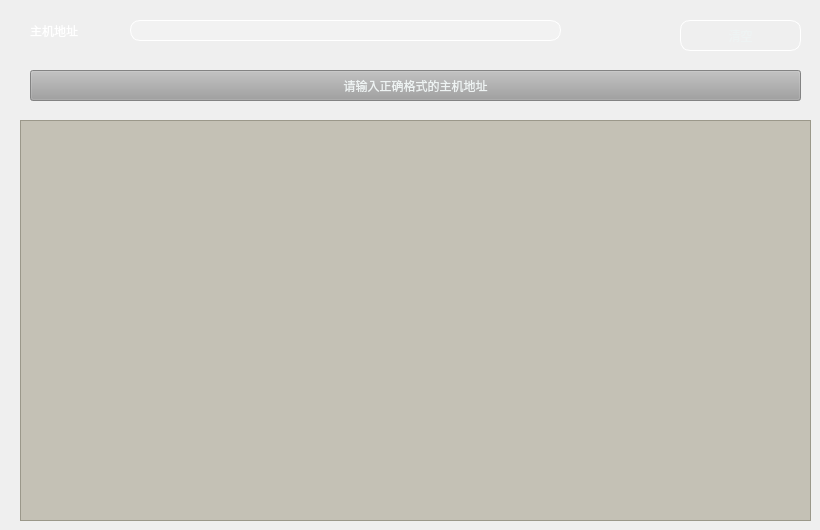
    <widget class="QWidget" name="tab_4">
     <property name="styleSheet">
      <string notr="true">QWidget#tab_4{
border-image: url(:/background/images/background/webscan.jpg);
}</string>
     </property>
     <attribute name="title">
      <string>服务识别</string>
     </attribute>
     <widget class="QLabel" name="label_14">
      <property name="geometry">
       <rect>
        <x>30</x>
        <y>20</y>
        <width>81</width>
        <height>21</height>
       </rect>
      </property>
      <property name="styleSheet">
       <string notr="true">color: rgb(255, 255, 255);
font: 18pt &quot;Al Bayan&quot;;</string>
      </property>
      <property name="text">
       <string>主机地址</string>
      </property>
     </widget>
     <widget class="QLineEdit" name="ServiceAdd_lnEd">
      <property name="geometry">
       <rect>
        <x>130</x>
        <y>20</y>
        <width>431</width>
        <height>21</height>
       </rect>
      </property>
      <property name="styleSheet">
       <string notr="true">background-color: rgba(255,255,255,0.2);
color: rgb(255, 255, 255);
border: 1px solid white;
border-radius: 10px;</string>
      </property>
     </widget>
     <widget class="QPushButton" name="start_ServiceScan_btn">
      <property name="enabled">
       <bool>false</bool>
      </property>
      <property name="geometry">
       <rect>
        <x>30</x>
        <y>70</y>
        <width>771</width>
        <height>31</height>
       </rect>
      </property>
      <property name="styleSheet">
       <string notr="true">QPushButton{
	background-color: rgba(254, 162, 28, 0.6);
	color: rgb(238, 243, 243);
	font: 18pt &quot;Al Bayan&quot;;
}
QPushButton:hover{
	background-color: rgba(254, 162, 28, 0.7);
}
QPushButton:pressed{
	background-color: rgba(254, 162, 28, 0.8);
}
QPushButton:disabled{
	background-color: rgb(159, 159, 159);
}</string>
      </property>
      <property name="text">
       <string>请输入正确格式的主机地址</string>
      </property>
     </widget>
     <widget class="QPushButton" name="clear_ServiceScan_btn">
      <property name="geometry">
       <rect>
        <x>680</x>
        <y>20</y>
        <width>121</width>
        <height>31</height>
       </rect>
      </property>
      <property name="styleSheet">
       <string notr="true">QPushButton{
	color: rgb(238, 243, 243);
	font: 18pt &quot;Al Bayan&quot;;
	border: 1px solid white;
	border-radius: 10px;
}
QPushButton:hover{
	background-color: rgba(254, 162, 28, 0.7);
}
QPushButton:pressed{
	background-color: rgba(254, 162, 28, 0.8);
}</string>
      </property>
      <property name="text">
       <string>清空</string>
      </property>
     </widget>
     <widget class="QTextBrowser" name="ServiceScan_textBrowser">
      <property name="geometry">
       <rect>
        <x>20</x>
        <y>120</y>
        <width>791</width>
        <height>401</height>
       </rect>
      </property>
      <property name="styleSheet">
       <string notr="true">QTextBrowser{
	color: rgb(37, 238, 36);
	font: 18pt &quot;Trebuchet MS&quot;;
	background-color: rgba(166, 161, 142, 0.6);
}</string>
      </property>
     </widget>
    </widget>
